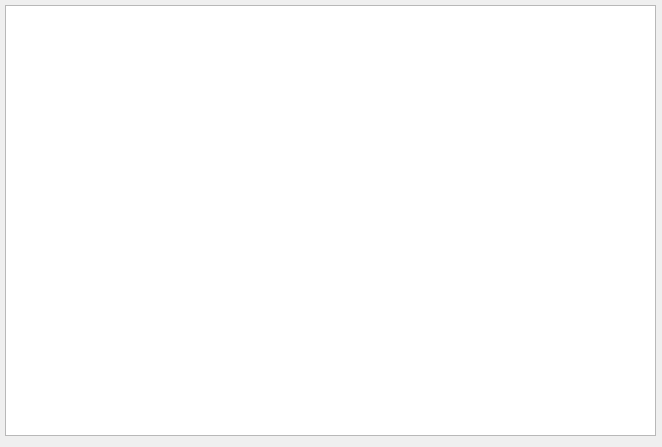
<?xml version="1.0" encoding="UTF-8"?>
<ui version="4.0">
 <class>simulationStatus</class>
 <widget class="QDialog" name="simulationStatus">
  <property name="windowModality">
   <enum>Qt::NonModal</enum>
  </property>
  <property name="geometry">
   <rect>
    <x>0</x>
    <y>0</y>
    <width>662</width>
    <height>447</height>
   </rect>
  </property>
  <property name="windowTitle">
   <string>Project scene object models list</string>
  </property>
  <property name="modal">
   <bool>false</bool>
  </property>
  <widget class="QTextEdit" name="debugEdit">
   <property name="geometry">
    <rect>
     <x>5</x>
     <y>5</y>
     <width>651</width>
     <height>431</height>
    </rect>
   </property>
  </widget>
 </widget>
 <resources/>
 <connections/>
</ui>
